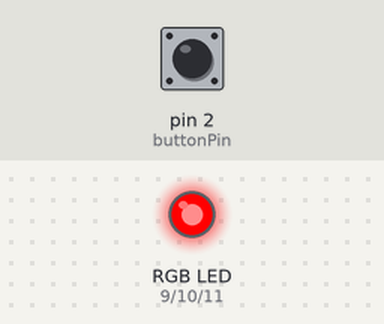
The sketch below on a simulated Arduino Uno, built with avr-gcc and run on an emulated ATmega328P. Parts: an RGB LED mixed from three pins (HIGH = lit). Dashed ring = blinking. The test bench sets the inputs (shaded band); at power-on: pin 2 (buttonPin) LOW. Dim RGB values are drawn brighter than linear; random numbers use the default seed unless the sketch sets one.

Above: at 1.2 s.
1.3 s: pin 2 (buttonPin) pulled HIGH for 0.15 s
At 1.9 s:
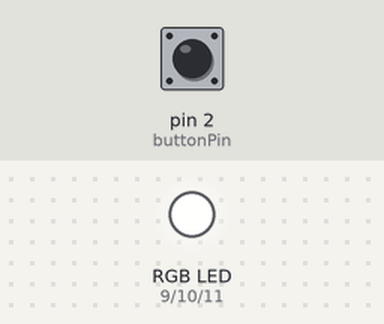
2.9 s: pin 2 (buttonPin) pulled HIGH for 1 s
At 3.19 s:
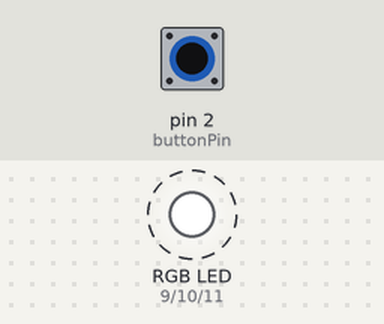
5.9 s: pin 2 (buttonPin) pulled HIGH for 0.15 s
8.9 s: pin 2 (buttonPin) pulled HIGH for 3.2 s
13.6 s: pin 2 (buttonPin) pulsed HIGH 5 times (0.12 s each, 0.3 s apart)
At 14.11 s:
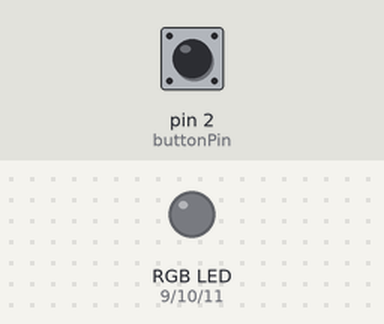
16.6 s: pin 2 (buttonPin) pulsed HIGH 2 times (0.12 s each, 0.3 s apart)
At 17.02 s:
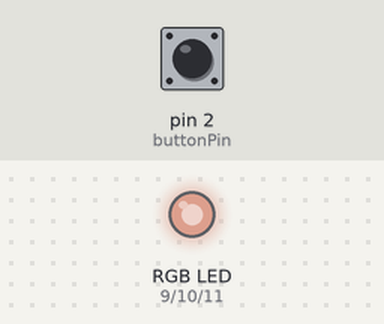
Timing chart, 0 to 22.6 s (numbered marks = the images above; inputs shaded):
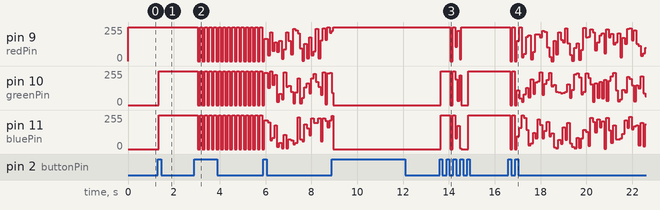

Measured:
- after the input at 1.3 s, pin 10 (greenPin): 0/255 → 255/255 after 0.05 s; pin 11 (bluePin): 0/255 → 254/255 after 0.05 s
- after the input at 2.9 s, pin 9 (redPin), pin 10 (greenPin): alternates 255/255 for 0.10 s and 0/255 for 0.10 s, starting after 0.15 s; pin 11 (bluePin): alternates 255/255 for 0.10 s and 0/255 for 0.10 s, starting after 0.05 s
- after the input at 13.6 s, pin 9 (redPin): 255/255 → 0/255 after 0.47 s, → 255/255 0.10 s later, → 108/255 0.10 s later, → 226/255 0.10 s later, … (6 changes in this stretch); pin 10 (greenPin): 0/255 → 255/255 after 0.05 s, → 0/255 0.42 s later, → 255/255 0.10 s later, → 195/255 0.10 s later, … (8 changes in this stretch)
- after the input at 16.6 s, pin 9 (redPin): 255/255 → 0/255 after 0.07 s, → 255/255 0.10 s later, → 0/255 0.10 s later, → 152/255 0.10 s later, … (60 changes in this stretch); pin 10 (greenPin): 255/255 → 0/255 after 0.07 s, → 255/255 0.10 s later, → 0/255 0.10 s later, → 109/255 0.10 s later, … (60 changes in this stretch)

The sketch:

rgb_led_disco_light.ino
```cpp
// This Code is Designed by Prince Kushwaha
// Define RGB LED pins
const int redPin = 9;
const int greenPin = 10;
const int bluePin = 11;

// Define push button pin
const int buttonPin = 2;

// Define variables for button state
int buttonState = 0;
int lastButtonState = 0;

// Define variables for disco mode control
int discoMode = 0;
unsigned long previousMillis = 0;
const long interval = 100; // milliseconds

void setup() {
  // Initialize RGB LED pins as outputs
  pinMode(redPin, OUTPUT);
  pinMode(greenPin, OUTPUT);
  pinMode(bluePin, OUTPUT);

  // Initialize push button pin as input
  pinMode(buttonPin, INPUT);
}

void loop() {
  // Read the state of the push button
  buttonState = digitalRead(buttonPin);

  // Check if the button is pressed
  if (buttonState != lastButtonState) {
    if (buttonState == HIGH) {
      discoMode = (discoMode + 1) % 4; // Change disco mode when button is pressed
    }
    delay(50); // Debouncing delay
  }
  lastButtonState = buttonState;

  // Perform actions based on the current disco mode
  switch (discoMode) {
    case 0: // Static color
      setColor(255, 0, 0); // Red
      break;
    case 1: // Color fading
      colorFading();
      break;
    case 2: // Blinking
      blinking();
      break;
    case 3: // Random colors
      randomColors();
      break;
  }
}

// Function to set RGB color
void setColor(int red, int green, int blue) {
  analogWrite(redPin, red);
  analogWrite(greenPin, green);
  analogWrite(bluePin, blue);
}

// Function for color fading effect
void colorFading() {
  unsigned long currentMillis = millis();
  if (currentMillis - previousMillis >= interval) {
    previousMillis = currentMillis;
    static int hue = 0;
    hue = (hue + 1) % 256;
    int saturation = 255;
    int brightness = 255;
    int r, g, b;
    hsvToRgb(hue, saturation, brightness, &r, &g, &b);
    setColor(r, g, b);
  }
}

// Function for blinking effect
void blinking() {
  unsigned long currentMillis = millis();
  if (currentMillis - previousMillis >= interval) {
    previousMillis = currentMillis;
    static bool state = false;
    state = !state;
    if (state) {
      setColor(255, 255, 255); // White
    } else {
      setColor(0, 0, 0); // Off
    }
  }
}

// Function for generating random colors
void randomColors() {
  unsigned long currentMillis = millis();
  if (currentMillis - previousMillis >= interval) {
    previousMillis = currentMillis;
    int red = random(0, 256);
    int green = random(0, 256);
    int blue = random(0, 256);
    setColor(red, green, blue);
  }
}

// Function to convert HSV to RGB
void hsvToRgb(int h, int s, int v, int *r, int *g, int *b) {
  int i;
  float f, p, q, t;
  if (s == 0) {
    // Achromatic (grey)
    *r = *g = *b = v;
    return;
  }
  h /= 60; // sector 0 to 5
  i = floor(h);
  f = h - i; // factorial part of h
  p = v * (1 - s);
  q = v * (1 - s * f);
  t = v * (1 - s * (1 - f));
  switch (i) {
    case 0:
      *r = v;
      *g = t;
      *b = p;
      break;
    case 1:
      *r = q;
      *g = v;
      *b = p;
      break;
    case 2:
      *r = p;
      *g = v;
      *b = t;
      break;
    case 3:
      *r = p;
      *g = q;
      *b = v;
      break;
    case 4:
      *r = t;
      *g = p;
      *b = v;
      break;
    default: // case 5:
      *r = v;
      *g = p;
      *b = q;
      break;
  }
}
```
